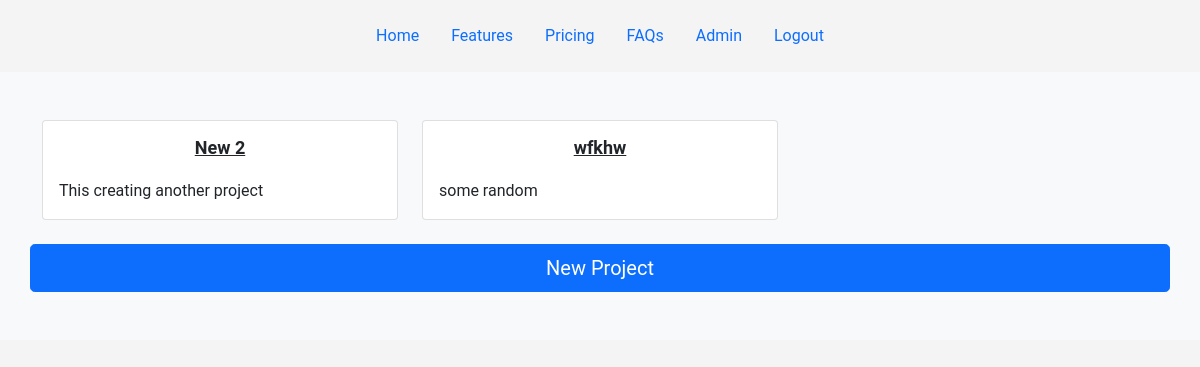
Page /projects/ (signed in) on the earlier database version.
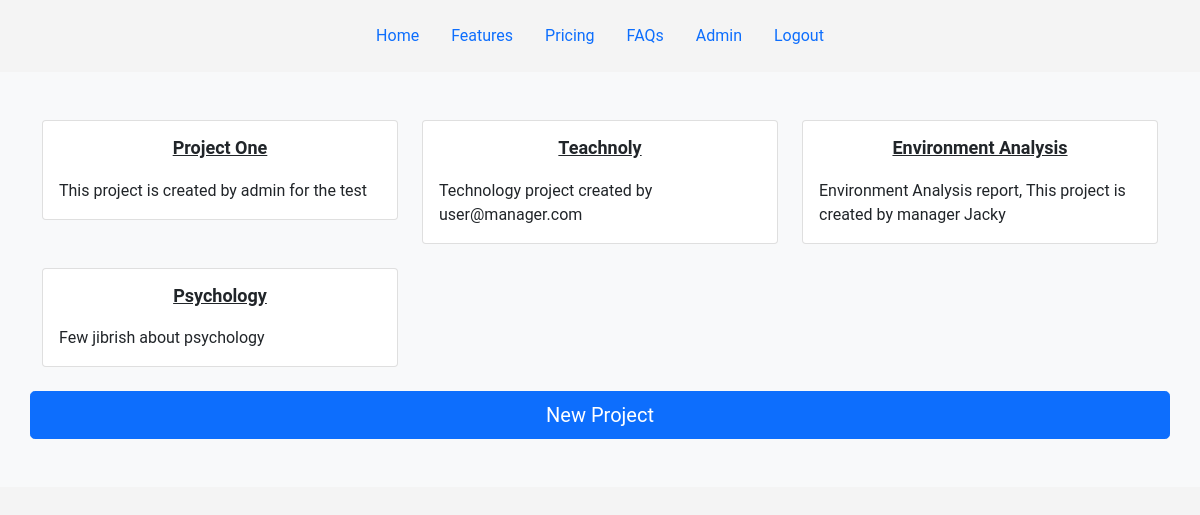
Same page on the later database version.
### account/models.py (models this page shows, shortened)
class User(AbstractBaseUser, PermissionsMixin):
    email = models.EmailField(unique=True)
    name = models.CharField(max_length=255)
    password = models.CharField(max_length=128)
    otp = models.CharField(max_length=6, blank=True, null=True)
    is_verified = models.BooleanField(default=False)
    is_staff = models.BooleanField(default=True)
    objects = UserManager()
    USERNAME_FIELD = "email"
    REQUIRED_FIELDS = ["name"]

### project/models.py (models this page shows, shortened)
class Project(models.Model):
    name = models.CharField(max_length=250)
    slug = models.SlugField(max_length=250, unique=True)
    description = models.TextField()
    user = models.ForeignKey(settings.AUTH_USER_MODEL, on_delete=models.PROTECT)
    assigned_users = models.ManyToManyField(
        settings.AUTH_USER_MODEL, related_name="assigned_projects"
    )
    is_completed = models.BooleanField(default=False)
    def get_absolute_url(self):
        return reverse("project:project_detail", args=[self.slug])

### project/views.py (the view, shortened to what this page needs)
# urls.py: path("projects/", ProjectListingView.as_view(), name="projects"),
class ProjectListingView(LoginRequiredMixin, PermissionRequiredMixin, ListView):
    model = Project
    template_name = "project.html"
    context_object_name = "projects"
    permission_required = "project.view_project"
    def get_queryset(self):
        if self.request.user.groups.filter(name="Admin").exists():
            return Project.objects.all()
        queryset = Project.objects.filter(
            Q(user=self.request.user) | Q(assigned_users=self.request.user)
        ).distinct()
        return queryset

### project/templates/project.html (shortened to what this page needs)
{% extends "base.html" %}
{% block content %}
<div class="album py-5 bg-light">
  <div class="container">
    <div class="row">
        {% for project in projects %}
        <div class="col-md-4">
          <a class="text-dark" href="{{project.get_absolute_url}}">
            <div class="card mb-4 box-shadow">
              <div class="card-body">
                <h2 style="font-size:18px;font-weight:bold">{{project.name}}</h2>
                </a>
                <p class="card-text">{{project.description}}</p>
              </div>
            </div>
        </div>
        {% endfor %}
        {% if perms.project.change_project  %}
          <a href="{% url 'project:create_project' %}" class="btn btn-primary btn-lg px-4 gap-3" role="button" aria-disabled="true">New Project</a>
        {% endif %}
{% endblock %}

### project/templates/base.html (shortened to what this page needs)
<!doctype html>
<html lang="en">
  <head>
    <link href="https://cdn.jsdelivr.net/npm/bootstrap@5.1.3/dist/css/bootstrap.min.css" rel="stylesheet">
  </head>
  <body>
    <div class="container-header">
      <header class="d-flex justify-content-center py-3">
        <ul class="nav nav-pills">
          <li class="nav-item"><a href="/" class="nav-link" aria-current="page">Home</a></li>
          <li class="nav-item"><a href="#" class="nav-link">Features</a></li>
          <li class="nav-item"><a href="#" class="nav-link">Pricing</a></li>
          <li class="nav-item"><a href="#" class="nav-link">FAQs</a></li>
          {% if user.is_authenticated %}
          <li class="nav-item"><a href="{% url 'project:profile' %}" class="nav-link">{{user.name|title}}</a></li>
          <li class="nav-item"><a href="{% url 'project:logout' %}" class="nav-link">Logout</a></li>
          {% else %}
          <li class="nav-item"><a href="{% url 'project:login' %}" class="nav-link">Login</a></li>
          {% endif %}
        </ul>
      </header>
    </div>
    {% block content %}
    {% endblock %}
  </body>
</html>

### project/templates/base.html (style rules this page uses)
body { font-family: 'Roboto', sans-serif; background-color: #f4f4f4; margin: 0; padding: 0; }
h2 { text-align: center; font-size: 2rem; margin-bottom: 20px; }

Differences in the rows shown:
removed Project: name "New 2", description "This creating another project"
removed Project: name "wfkhw", description "some random"
added Project: name "Project One", description "This project is created by admin for the test"
added Project: name "Teachnoly", description "Technology project created by user@manager.com"
added Project: name "Environment Analysis", description "Environment Analysis report, This project is created by manager Jacky"
added Project: name "Psychology", description "Few jibrish about psychology"
